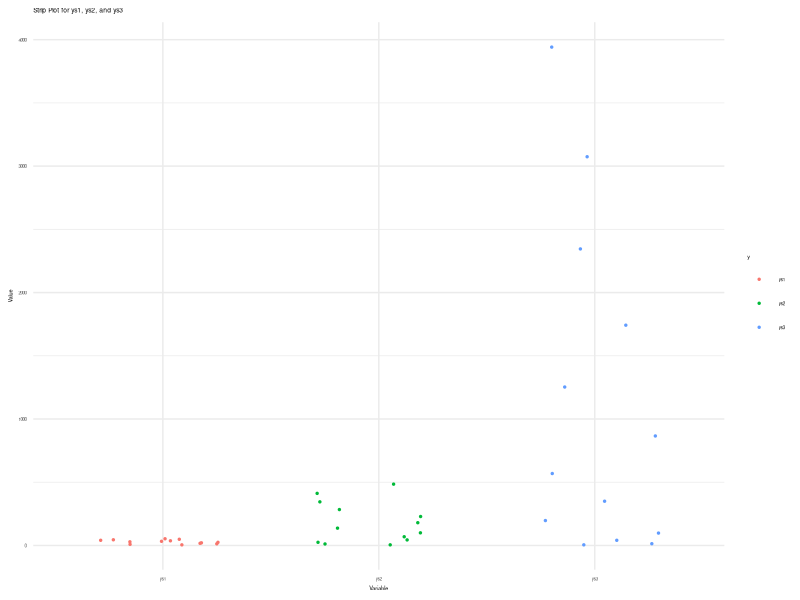

Here is the R script that generated this plot:
# Load required libraries
library(readr)
library(tidyr)
library(ggplot2)

# Read data from CSV file
series <- read_csv(
  "series.csv",
  show_col_types = FALSE)

# Melt the series to long format for stripplot
series_longer <- series %>%
  gather(key = "y", value = "value", -xs)

# Define custom colors (unused)
custom_colors <- c("red", "green", "blue")

# Define softer colors
# Light pink, Sky blue, Gold
soft_colors <- c("#FFB6C1", "#87CEEB", "#FFD700")

# Create stripplot using ggplot2 with custom colors
plot <- ggplot(
    series_longer,
    aes(x = y, y = value, color = y)) +
  geom_jitter(
    width = 0.3, height = 0, size = 0.5) +
  scale_fill_manual(values = soft_colors) +
  labs(
    x = "Variable", y = "Value",
    title = "Strip Plot for ys1, ys2, and ys3") +
  theme_minimal() +
  theme(
    text = element_text(size = 4))

# Save plot as PNG
ggsave("81d-strip.png", plot,
  width = 800, height = 400, units = "px")
